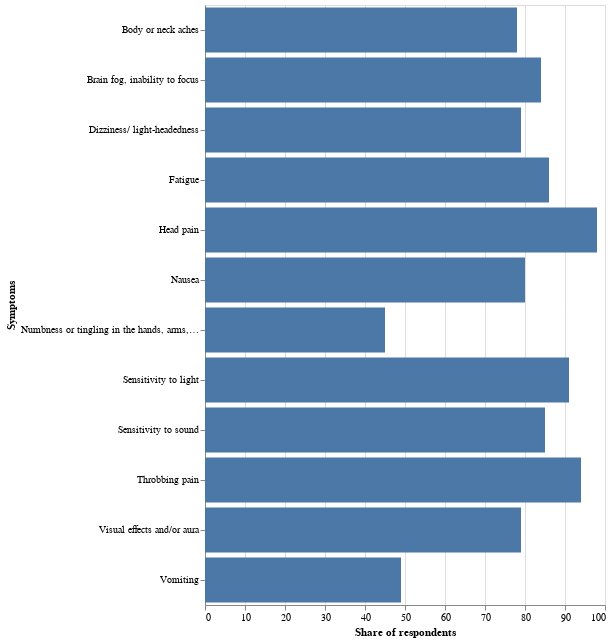

Write notebook code for a chart like this one.
### Code cell
#barplot for migraine symptoms
data = pd.DataFrame({'y':['Head pain', 'Throbbing pain', 'Sensitivity to light', 'Fatigue', 'Sensitivity to sound','Brain fog, inability to focus','Nausea',
                           'Visual effects and/or aura', 'Dizziness/ light-headedness', 'Body or neck aches', 'Numbness or tingling in the hands, arms, feet, legs or face']})
alt.Chart(symptoms).mark_bar().encode(
    x='Share of respondents:Q',
    y='Symptoms:N',
).properties(
    width=400,
    height=600
)

### Figure 1 — Vega-Lite specification as saved in the notebook (floating-point values rounded to 4 significant figures)
{"config": {"view": {"continuousWidth": 400, "continuousHeight": 300}}, "data": {"name": "data-d6b111e08f1cf6d392c5cd91df6c020b"}, "mark": "bar", "encoding": {"x": {"type": "quantitative", "field": "Share of respondents"}, "y": {"type": "nominal", "field": "Symptoms"}}, "height": 600, "width": 400, "$schema": "https://vega.github.io/schema/vega-lite/v4.8.1.json", "datasets": {"data-d6b111e08f1cf6d392c5cd91df6c020b": [{"Symptoms": "Head pain", "Share of respondents": 98}, {"Symptoms": "Throbbing pain", "Share of respondents": 94}, {"Symptoms": "Sensitivity to light", "Share of respondents": 91}, {"Symptoms": "Fatigue", "Share of respondents": 86}, {"Symptoms": "Sensitivity to sound", "Share of respondents": 85}, {"Symptoms": "Brain fog, inability to focus", "Share of respondents": 84}, {"Symptoms": "Nausea", "Share of respondents": 80}, {"Symptoms": "Visual effects and/or aura", "Share of respondents": 79}, {"Symptoms": "Dizziness/ light-headedness", "Share of respondents": 79}, {"Symptoms": "Body or neck aches", "Share of respondents": 78}, {"Symptoms": "Vomiting", "Share of respondents": 49}, {"Symptoms": "Numbness or tingling in the hands, arms, feet, legs or face", "Share of respondents": 45}]}}
